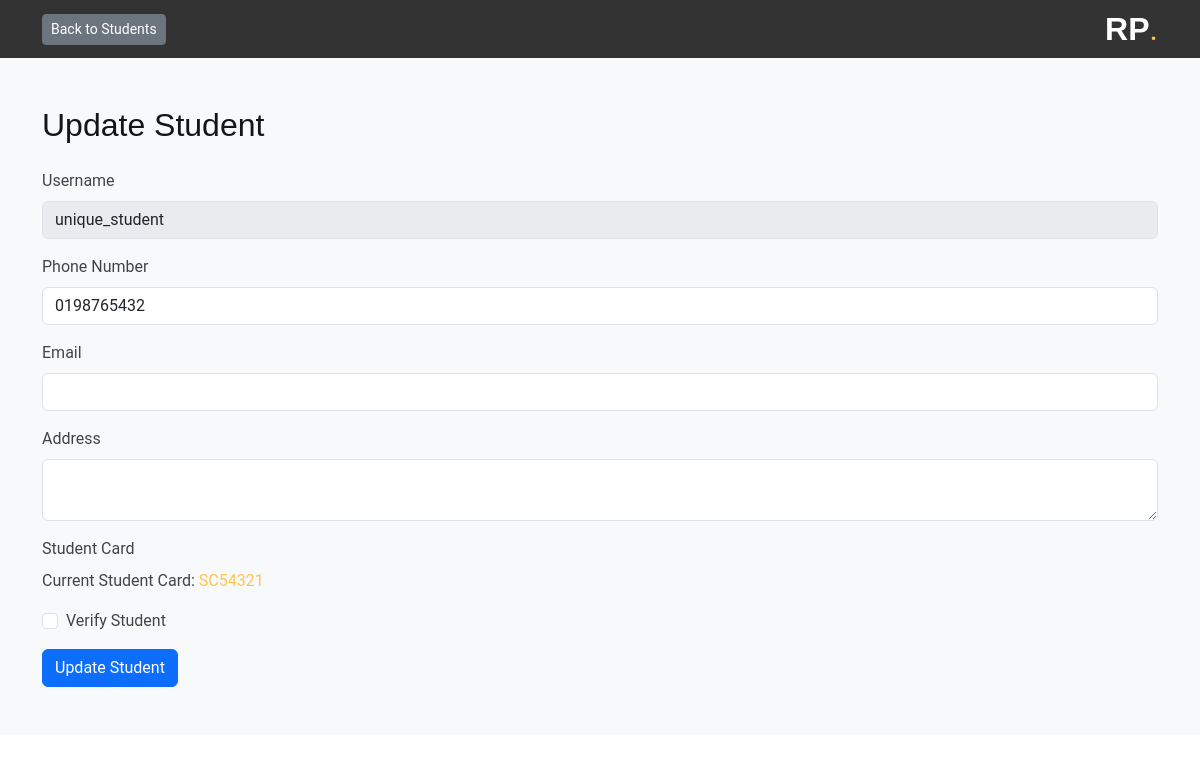
Page /Admin-update-student.php?studID=5 (signed in) on the committed database.
### tables this page shows
CREATE TABLE `student` (
  `studID` int(11) NOT NULL,
  `UserName` varchar(50) NOT NULL,
  `Password` varchar(255) NOT NULL,
  `PhoneNumber` varchar(20) DEFAULT NULL,
  `StudentCard` varchar(20) DEFAULT NULL,
  `address` varchar(50) NOT NULL,
  `email` varchar(50) NOT NULL,
  `IsVerified` tinyint(1) DEFAULT 0
);

### Admin-update-student.php (the view, shortened to what this page needs)
<?php
$conn = new mysqli("localhost", "root", "", "rapidprint");
$student = [];
if (isset($_GET['studID'])) {
    $studID = $_GET['studID'];
    $stmt = "SELECT studID, UserName, PhoneNumber, email, address, StudentCard, isVerified FROM Student WHERE studID = $studID";
    $result = mysqli_query($conn, $stmt);
    if ($result) {
        $student = mysqli_fetch_assoc($result);
    }
}
?>
<!DOCTYPE html>
<html lang="en">
<head>
    <link href="assets/vendor/bootstrap/css/bootstrap.min.css" rel="stylesheet">
    <link href="assets/vendor/bootstrap-icons/bootstrap-icons.css" rel="stylesheet">
    <link href="assets/css/main.css" rel="stylesheet">
</head>
<body>
    <header id="header" class="header d-flex align-items-center">
        <div class="container-fluid container-xl d-flex align-items-center justify-content-between">
            <a href="dashboard.php" class="logo d-flex align-items-center">
                <h1 class="sitename">RP</h1>
                <span>.</span>
            </a>
            <a href="manage-students.php" class="btn btn-secondary btn-sm">Back to Students</a>
        </div>
    </header>
    <main class="main bg-light py-5">
        <div class="container">
            <h2 class="mb-4">Update Student</h2>
            <?php if (!empty($student)) : ?>
                <form method="POST" action="">
                    <div class="mb-3">
                        <label for="username" class="form-label">Username</label>
                        <input type="text" class="form-control" id="username" value="<?= htmlspecialchars($student['UserName']); ?>" disabled>
                    </div>
                    <div class="mb-3">
                        <label for="phone" class="form-label">Phone Number</label>
                        <input type="text" class="form-control" id="phone" name="phone" value="<?= htmlspecialchars($student['PhoneNumber']); ?>" required>
                    </div>
                    <div class="mb-3">
                        <label for="email" class="form-label">Email</label>
                        <input type="email" class="form-control" id="email" name="email" value="<?= htmlspecialchars($student['email']); ?>" required>
                    </div>
                    <div class="mb-3">
                        <label for="address" class="form-label">Address</label>
                        <textarea class="form-control" id="address" name="address" required><?= htmlspecialchars($student['address']); ?></textarea>
                    </div>
                    <div class="mb-3">
                        <label for="student_card" class="form-label">Student Card</label>
                        <?php if (!empty($student['StudentCard'])) : ?>
                            <p>Current Student Card:
                                <a href="uploads/<?= htmlspecialchars($student['StudentCard']); ?>" target="_blank">
                                    <?= htmlspecialchars($student['StudentCard']); ?>
                                </a>
                            </p>
                        <?php else : ?>
                            <p>No student card uploaded.</p>
                        <?php endif; ?>
                    </div>
                    <div class="form-check mb-3">
                        <input type="checkbox" class="form-check-input" id="verify" name="verify" <?= $student['isVerified'] ? 'checked' : ''; ?>>
                        <label class="form-check-label" for="verify">Verify Student</label>
                    </div>
                    <button type="submit" class="btn btn-primary">Update Student</button>
                </form>
            <?php else : ?>
                <p>No student data found.</p>
            <?php endif; ?>
        </div>
    </main>
</body>
</html>

### assets/css/main.css (style rules this page uses)
:root { --default-font: "Roboto", system-ui, -apple-system, "Segoe UI", Roboto, "Helvetica Neue", Arial, "Noto Sans", "Liberation Sans", sans-serif, "Apple Color Emoji", "Segoe UI Emoji", "Segoe UI Symbol", "Noto Color Emoji"; --heading-font: "Raleway", sans-serif; --nav-font: "Poppins", sans-serif; }
:root { --background-color: #ffffff; --default-color: #444444; --heading-color: #151515; --accent-color: #ffc451; --surface-color: #ffffff; --contrast-color: #312f2f; }
:root { --nav-color: rgba(255, 255, 255, 0.905); --nav-hover-color: #ffc451; --nav-mobile-background-color: #ffffff; --nav-dropdown-background-color: #ffffff; --nav-dropdown-color: #212529; --nav-dropdown-hover-color: #ffc451; }
:root { scroll-behavior: smooth; }
body { color: var(--default-color); background-color: var(--background-color); font-family: var(--default-font); }
a { color: var(--accent-color); text-decoration: none; transition: 0.3s; }
h1, h2, h3, h4, h5, h6 { color: var(--heading-color); font-family: var(--heading-font); }
.header { --background-color: rgba(0, 0, 0, 0.8); --heading-color: #ffffff; --contrast-color: #ffffff; color: var(--default-color); background-color: var(--background-color); padding: 10px 0; transition: all 0.5s; z-index: 997; }
.header .logo { line-height: 1; }
.header .logo h1 { font-size: 32px; margin: 0; font-weight: 700; color: var(--heading-color); }
.header .logo span { color: var(--accent-color); font-size: 32px; }
@media (max-width: 1200px) { .header .logo { order: 1; } }

### rows in the picture
student: UserName "unique_student", phone "0198765432", StudentCard "SC54321"
